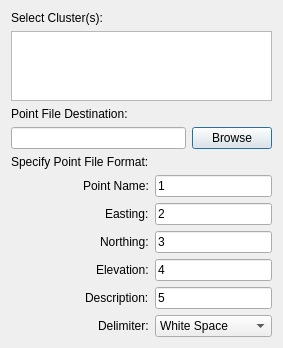
<?xml version="1.0" encoding="UTF-8"?>
<ui version="4.0">
 <class>Dialog</class>
 <widget class="QDialog" name="Dialog">
  <property name="geometry">
   <rect>
    <x>0</x>
    <y>0</y>
    <width>283</width>
    <height>341</height>
   </rect>
  </property>
  <property name="windowTitle">
   <string>Export Cluster(s)</string>
  </property>
  <layout class="QVBoxLayout" name="verticalLayout">
   <item>
    <layout class="QVBoxLayout" name="verticalLayout_1">
     <item>
      <layout class="QVBoxLayout" name="verticalLayout_2">
       <item>
        <widget class="QLabel" name="SelectPointGroupL">
         <property name="text">
          <string>Select Cluster(s):</string>
         </property>
        </widget>
       </item>
       <item>
        <widget class="QListWidget" name="PointGroupsLW">
         <property name="minimumSize">
          <size>
           <width>200</width>
           <height>0</height>
          </size>
         </property>
         <property name="selectionMode">
          <enum>QAbstractItemView::MultiSelection</enum>
         </property>
        </widget>
       </item>
      </layout>
     </item>
     <item>
      <widget class="QLabel" name="PointFileDestinationL">
       <property name="text">
        <string>Point File Destination:</string>
       </property>
      </widget>
     </item>
     <item>
      <layout class="QHBoxLayout" name="horizontalLayout_3">
       <item>
        <widget class="QLineEdit" name="FileDestinationLE">
         <property name="text">
          <string/>
         </property>
        </widget>
       </item>
       <item>
        <widget class="QPushButton" name="BrowseB">
         <property name="text">
          <string>Browse</string>
         </property>
        </widget>
       </item>
      </layout>
     </item>
     <item>
      <layout class="QFormLayout" name="formLayout">
       <property name="sizeConstraint">
        <enum>QLayout::SetMinAndMaxSize</enum>
       </property>
       <property name="labelAlignment">
        <set>Qt::AlignRight|Qt::AlignTrailing|Qt::AlignVCenter</set>
       </property>
       <property name="formAlignment">
        <set>Qt::AlignRight|Qt::AlignTop|Qt::AlignTrailing</set>
       </property>
       <item row="1" column="0">
        <widget class="QLabel" name="PointNameL">
         <property name="sizePolicy">
          <sizepolicy hsizetype="Expanding" vsizetype="Expanding">
           <horstretch>0</horstretch>
           <verstretch>0</verstretch>
          </sizepolicy>
         </property>
         <property name="text">
          <string>Point Name:</string>
         </property>
        </widget>
       </item>
       <item row="1" column="1">
        <widget class="QLineEdit" name="PointNameLE">
         <property name="sizePolicy">
          <sizepolicy hsizetype="Minimum" vsizetype="Minimum">
           <horstretch>0</horstretch>
           <verstretch>0</verstretch>
          </sizepolicy>
         </property>
         <property name="text">
          <string>1</string>
         </property>
        </widget>
       </item>
       <item row="5" column="0">
        <widget class="QLabel" name="DescriptionL">
         <property name="sizePolicy">
          <sizepolicy hsizetype="Expanding" vsizetype="Expanding">
           <horstretch>0</horstretch>
           <verstretch>0</verstretch>
          </sizepolicy>
         </property>
         <property name="text">
          <string>Description:</string>
         </property>
        </widget>
       </item>
       <item row="2" column="0">
        <widget class="QLabel" name="EastingL">
         <property name="sizePolicy">
          <sizepolicy hsizetype="Expanding" vsizetype="Expanding">
           <horstretch>0</horstretch>
           <verstretch>0</verstretch>
          </sizepolicy>
         </property>
         <property name="text">
          <string>Easting:</string>
         </property>
        </widget>
       </item>
       <item row="2" column="1">
        <widget class="QLineEdit" name="EastingLE">
         <property name="sizePolicy">
          <sizepolicy hsizetype="Minimum" vsizetype="Minimum">
           <horstretch>0</horstretch>
           <verstretch>0</verstretch>
          </sizepolicy>
         </property>
         <property name="minimumSize">
          <size>
           <width>75</width>
           <height>0</height>
          </size>
         </property>
         <property name="text">
          <string>2</string>
         </property>
        </widget>
       </item>
       <item row="3" column="0">
        <widget class="QLabel" name="NorthingL">
         <property name="sizePolicy">
          <sizepolicy hsizetype="Expanding" vsizetype="Expanding">
           <horstretch>0</horstretch>
           <verstretch>0</verstretch>
          </sizepolicy>
         </property>
         <property name="text">
          <string>Northing:</string>
         </property>
        </widget>
       </item>
       <item row="3" column="1">
        <widget class="QLineEdit" name="NorthingLE">
         <property name="sizePolicy">
          <sizepolicy hsizetype="Minimum" vsizetype="Minimum">
           <horstretch>0</horstretch>
           <verstretch>0</verstretch>
          </sizepolicy>
         </property>
         <property name="minimumSize">
          <size>
           <width>75</width>
           <height>0</height>
          </size>
         </property>
         <property name="text">
          <string>3</string>
         </property>
        </widget>
       </item>
       <item row="4" column="0">
        <widget class="QLabel" name="ElevationL">
         <property name="sizePolicy">
          <sizepolicy hsizetype="Expanding" vsizetype="Expanding">
           <horstretch>0</horstretch>
           <verstretch>0</verstretch>
          </sizepolicy>
         </property>
         <property name="text">
          <string>Elevation:</string>
         </property>
        </widget>
       </item>
       <item row="4" column="1">
        <widget class="QLineEdit" name="ElevationLE">
         <property name="sizePolicy">
          <sizepolicy hsizetype="Minimum" vsizetype="Minimum">
           <horstretch>0</horstretch>
           <verstretch>0</verstretch>
          </sizepolicy>
         </property>
         <property name="minimumSize">
          <size>
           <width>75</width>
           <height>0</height>
          </size>
         </property>
         <property name="text">
          <string>4</string>
         </property>
        </widget>
       </item>
       <item row="5" column="1">
        <widget class="QLineEdit" name="DescriptionLE">
         <property name="sizePolicy">
          <sizepolicy hsizetype="Minimum" vsizetype="Minimum">
           <horstretch>0</horstretch>
           <verstretch>0</verstretch>
          </sizepolicy>
         </property>
         <property name="minimumSize">
          <size>
           <width>75</width>
           <height>0</height>
          </size>
         </property>
         <property name="text">
          <string>5</string>
         </property>
        </widget>
       </item>
       <item row="6" column="0">
        <widget class="QLabel" name="DelimiterL">
         <property name="text">
          <string>Delimiter:</string>
         </property>
        </widget>
       </item>
       <item row="6" column="1">
        <widget class="QComboBox" name="DelimiterCB">
         <property name="minimumSize">
          <size>
           <width>75</width>
           <height>0</height>
          </size>
         </property>
         <item>
          <property name="text">
           <string>White Space</string>
          </property>
         </item>
         <item>
          <property name="text">
           <string>Comma</string>
          </property>
         </item>
        </widget>
       </item>
       <item row="0" column="0">
        <widget class="QLabel" name="PFFL">
         <property name="text">
          <string>Specify Point File Format:</string>
         </property>
        </widget>
       </item>
      </layout>
     </item>
    </layout>
   </item>
  </layout>
 </widget>
 <resources/>
 <connections/>
</ui>
